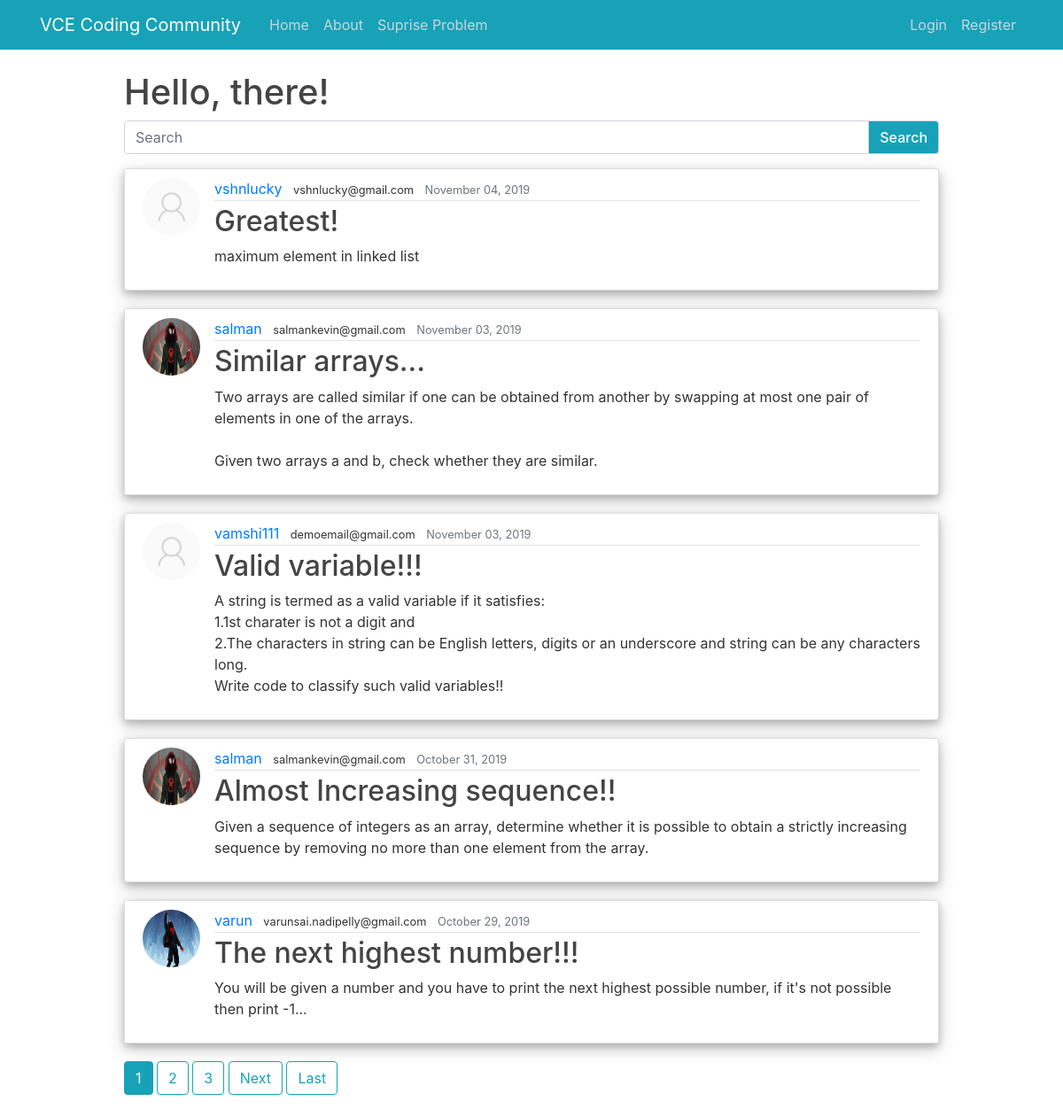
The page / on the database its author committed.
### blog/models.py (models this page shows, shortened)
class Post(models.Model):
    title = models.CharField(max_length=100)
    content = models.TextField()
    date_posted = models.DateTimeField(default=timezone.now)
    author = models.ForeignKey(User, on_delete=models.CASCADE)
    hint = models.TextField(max_length=100)

### users/models.py (models this page shows, shortened)
class Profile(models.Model):
    user = models.OneToOneField(User, on_delete=models.CASCADE)
    image = models.ImageField(default='default.jpg', upload_to='profile_pics')

### blog/views.py (the view)
# urls.py: path('', PostListView.as_view(), name='blog-home'),
class PostListView(ListView):
    model = Post
    template_name = 'blog/home.html'
    context_object_name = 'posts'
    ordering = ['-date_posted']
    paginate_by = 5

### blog/templates/blog/home.html (shortened to what this page needs)
{% extends "blog/base.html" %}
{% block content %}
  {% if user.is_authenticated %}
    <h1>Hello, {{ user.username }}</h1>
  {% else %}
    <h1>Hello, there!</h1>
  {% endif %}
    <form method="GET" action="{% url 'qsns-search' %}" class="form-group" >
      <div class="input-group md-form form-sm form-2 pl-0">
        <input class="form-control my-0 py-1 red-border" name="q" type="text" placeholder="Search" aria-label="Search">
        <div class="input-group-append">
          <input type="submit" value="Search" style="font-weight: 500;color: white;" class="input-group-text bg-info" id="basic-text1"></input>
        </div>
      </div>
    </form>
    {% for post in posts %}
        <article class="media content-section " style="
        box-shadow: 0 4px 8px 0 rgba(0, 0, 0, 0.2), 0 6px 20px 0 rgba(0, 0, 0, 0.19);
        ">
          <img class="rounded-circle article-img" src="{{ post.author.profile.image.url }}">
          <div class="media-body">
            <div class="article-metadata">
              <a class="mr-2" href="{% url 'user-posts' post.author.username %}">{{ post.author }}</a>
              <small class="mr-2 muted-text">{{ post.author.email }}</small>
              <small class="text-muted">{{ post.date_posted|date:"F d, Y" }}</small>
            </div>
            <h2><a class="article-title" href="{% url 'post-detail' post.id %}">{{ post.title }}</a></h2>
            <p class="article-content">{{ post.content }}</p>
          </div>
        </article>
    {% endfor %}
    {% if is_paginated %}
      {% for num in page_obj.paginator.page_range %}
        {% if page_obj.number == num %}
          <a class="btn btn-info mb-4" href="?page={{ num }}">{{ num }}</a>
        {% elif num > page_obj.number|add:'-3' and num < page_obj.number|add:'3' %}
          <a class="btn btn-outline-info mb-4" href="?page={{ num }}">{{ num }}</a>
        {% endif %}
      {% endfor %}
      {% if page_obj.has_next %}
        <a class="btn btn-outline-info mb-4" href="?page={{ page_obj.next_page_number }}">Next</a>
        <a class="btn btn-outline-info mb-4" href="?page={{ page_obj.paginator.num_pages }}">Last</a>
      {% endif %}
    {% endif %}
  </div>
{% endblock content %}

### blog/templates/blog/base.html (shortened to what this page needs)
{% load static %}
<!DOCTYPE html>
<html>
<head>
    <link rel="stylesheet" href="https://maxcdn.bootstrapcdn.com/bootstrap/4.0.0/css/bootstrap.min.css">
    <link rel="stylesheet" type="text/css" href="{% static 'blog/main.css' %}">
</head>
<body style = "background-color:#ffffff;">
    <header class="site-header" >
      <nav class="navbar navbar-expand-md navbar-dark  bg-info  fixed-top">
        <div class="container">
          <a class="navbar-brand mr-4" href="{% url 'blog-home' %}">VCE Coding Community</a>
          <div class="collapse navbar-collapse" id="navbarToggle">
            <div class="navbar-nav mr-auto">
              <a class="nav-item nav-link" href="{% url 'blog-home' %}">Home</a>
              <a class="nav-item nav-link" href="{% url 'blog-about' %}">About</a>
              <a class="nav-item nav-link" href="{% url 'surprise' %}">Suprise Problem</a>
            </div>
            <div class="navbar-nav">
              {% if user.is_authenticated %}
                <a class="nav-item nav-link" href="{% url 'post-create' %}">New problem?, Post it!</a>
                <a class="nav-item nav-link" href="{% url 'profile' %}">Profile</a>
                <a class="nav-item nav-link" href="{% url 'logout' %}">Logout</a>
                <a class="nav-item nav-link" href="{% url 'feedback' %}">Feedback</a>
              {% else %}
                <a class="nav-item nav-link" href="{% url 'login' %}">Login</a>
                <a class="nav-item nav-link" href="{% url 'register' %}">Register</a>
              {% endif %}
            </div>
          </div>
        </div>
      </nav>
    </header>
    <main role="main" class="container">
      <div class="row">
          <div class="col-md-1">
            </div>
        <div class="col-md-10"  >
          {% block content %}{% endblock %}
        </div>
    </main>
</body>
</html>

### blog/static/blog/main.css (style rules this page uses)
body { height:100%; padding:0; background: #fafafa; color: #333333; margin-top: 5rem; }
h1, h2, h3, h4, h5, h6 { color: #444444; }
.site-header .navbar-nav .nav-link { color: #cbd5db; }
.content-section { background: #ffffff; padding: 10px 20px; border: 1px solid #dddddd; border-radius: 3px; margin-bottom: 20px; }
.article-title { color: #444444; }
.article-content { white-space: pre-line; }
.article-img { height: 65px; width: 65px; margin-right: 16px; }
.article-metadata { padding-bottom: 1px; margin-bottom: 4px; border-bottom: 1px solid #e3e3e3 }

### rows shown on the page
Post: author.profile.image (placeholder picture), author "vshnlucky", author.email "vshnlucky@gmail.com", date_posted "November 04, 2019", title "Greatest!", content "maximum element in linked list"
Post: author.profile.image (picture), author "salman", author.email "salmankevin@gmail.com", date_posted "November 03, 2019", title "Similar arrays...", content "Two arrays are called similar if one can be obtained from another by swapping at most one pair of elements in one of the arrays. Given two arrays a and b, check whether they are similar."
Post: author.profile.image (placeholder picture), author "vamshi111", author.email "demoemail@gmail.com", date_posted "November 03, 2019", title "Valid variable!!!", content "A string is termed as a valid variable if it satisfies: 1.1st charater is not a digit and 2.The characters in string can be English letters, digits or an underscore and string can be any characters long. Write code to classify such valid variables!!"
Post: author.profile.image (picture), author "salman", author.email "salmankevin@gmail.com", date_posted "October 31, 2019", title "Almost Increasing sequence!!", content "Given a sequence of integers as an array, determine whether it is possible to obtain a strictly increasing sequence by removing no more than one element from the array."
Post: author.profile.image (picture), author "varun", author.email "varunsai.nadipelly@gmail.com", date_posted "October 29, 2019", title "The next highest number!!!", content "You will be given a number and you have to print the next highest possible number, if it's not possible then print -1..."

### other values the page prints
{{ num }} "1"
{{ num }} "2" "3"
